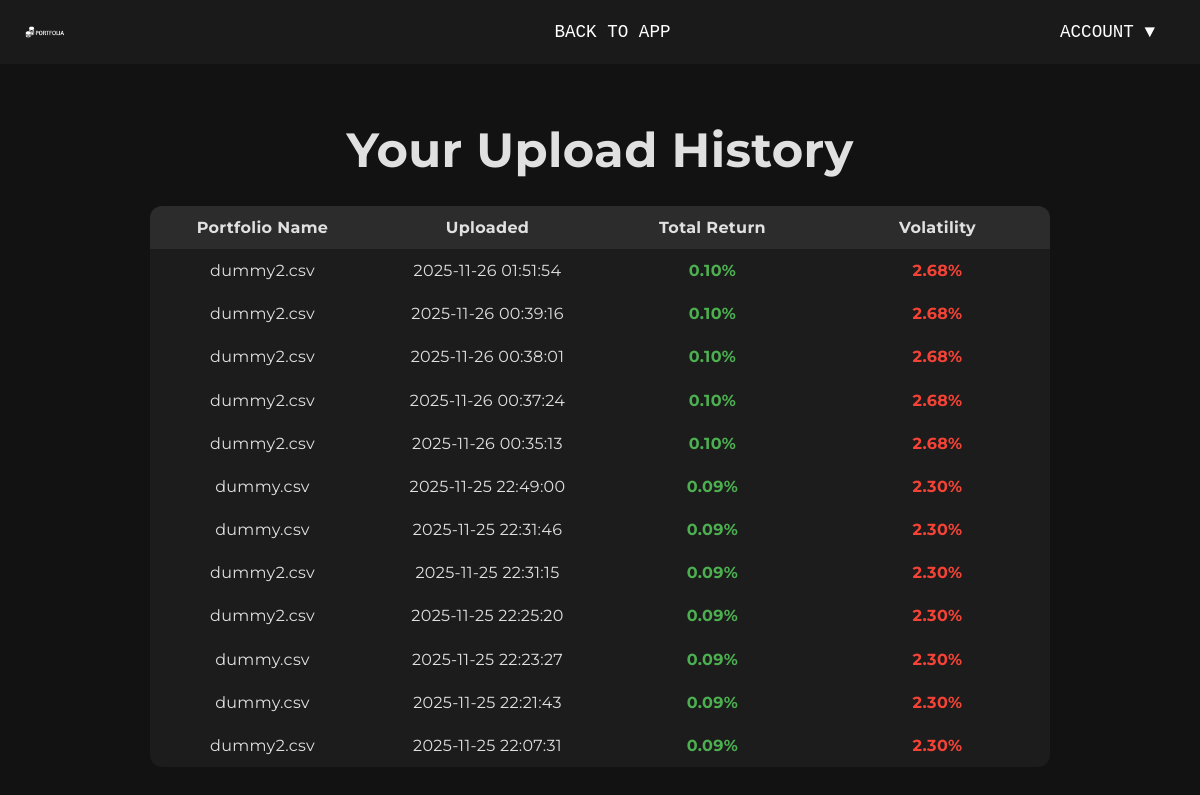
The app's page /history (signed in), older data.
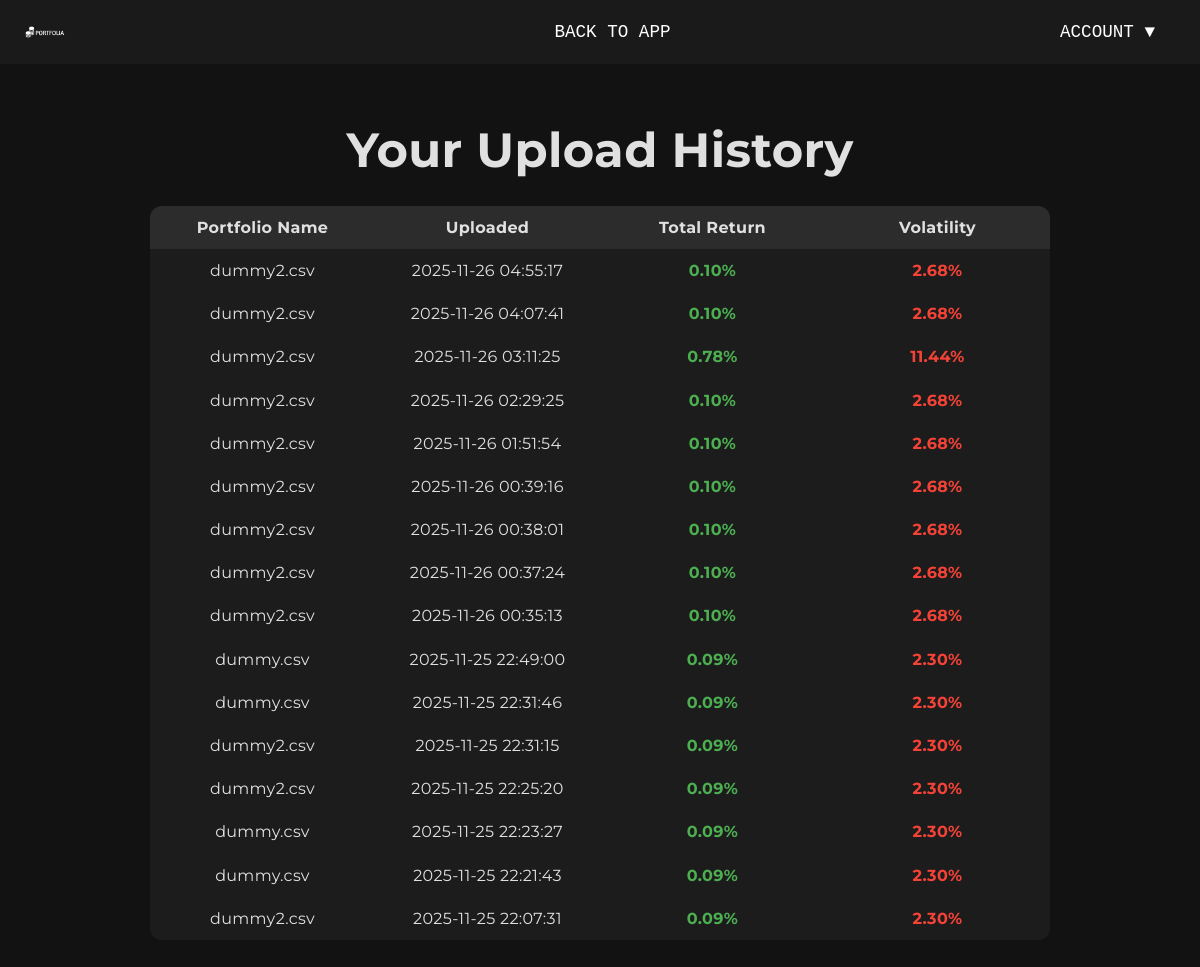
The same page, newer data.
### tables this page shows
CREATE TABLE history (
            id INTEGER PRIMARY KEY AUTOINCREMENT,
            user_id INTEGER,
            filename TEXT,
            total_return REAL,
            volatility REAL,
            upload_time TIMESTAMP DEFAULT CURRENT_TIMESTAMP,
            FOREIGN KEY(user_id) REFERENCES users(id)
        );

### web/app.py (the view)
@app.route('/history')
def history():
    if 'user_id' not in session:
        return redirect(url_for('login_page'))
    conn = sqlite3.connect(DB_PATH)
    c = conn.cursor()
    c.execute("""
        SELECT filename, total_return, volatility, upload_time
        FROM history
        WHERE user_id=?
        ORDER BY upload_time DESC
    """, (session['user_id'],))
    rows = c.fetchall()
    conn.close()
    return render_template("history.html", history=rows)

### web/templates/history.html (shortened to what this page needs)
<!DOCTYPE html>
<html lang="en">
<head>
    <link rel="stylesheet" href="{{ url_for('static', filename='style.css') }}">
</head>
<body>
    <nav class="top-nav">
        <img src="{{ url_for('static', filename='logo.png') }}" class="nav-logo" alt="Portfolia Logo">
        <div class="nav-center">
            <a href="/" style="color: white; text-decoration: none;"><button class="nav-btn">BACK TO APP</button></a>
        </div>
        <div class="account-menu">
            <button id="accountBtn" class="nav-btn">ACCOUNT ▼</button>
        </div>
    </nav>
    <div class="container">
        <h1>Your Upload History</h1>
        {% if history %}
        <table>
            <tr>
                <th>Portfolio Name</th>
                <th>Uploaded</th>
                <th>Total Return</th>
                <th>Volatility</th>
            </tr>
            {% for h in history %}
            <tr>
                <td>{{ h[0] }}</td>
                <td>{{ h[3] }}</td>
                <td class="{{ 'positive' if h[1] >= 0 else 'negative' }}">{{ "%.2f"|format(h[1]) }}%</td>
                <td class="{{ 'negative' if h[2] >= 0 else 'positive' }}">{{ "%.2f"|format(h[2]) }}%</td>
            </tr>
            {% endfor %}
        </table>
        {% else %}
        <p style="text-align: center; color: #888; margin-top: 40px;">No upload history yet. Start by uploading your first portfolio!</p>
        {% endif %}
    </div>
</body>
</html>

Row changes from the older to the newer data that the page shows:
added history: filename "dummy2.csv", upload_time "2025-11-26 04:55:17", total_return "0.10", volatility "2.68"
added history: filename "dummy2.csv", upload_time "2025-11-26 04:07:41", total_return "0.10", volatility "2.68"
added history: filename "dummy2.csv", upload_time "2025-11-26 03:11:25", total_return "0.78", volatility "11.44"
added history: filename "dummy2.csv", upload_time "2025-11-26 02:29:25", total_return "0.10", volatility "2.68"
